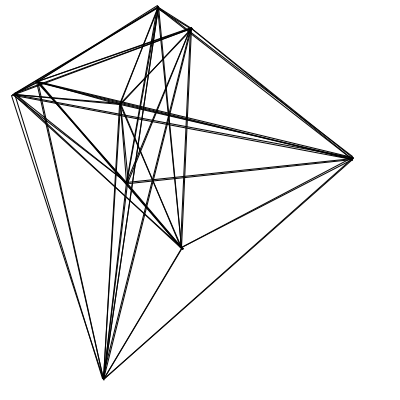
Frame 1 (no input)
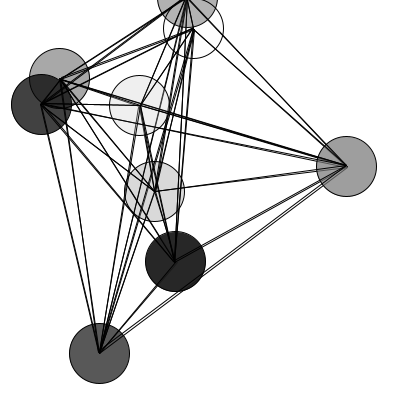
Frame 60 (the mouse pressed at the canvas centre just before this capture)
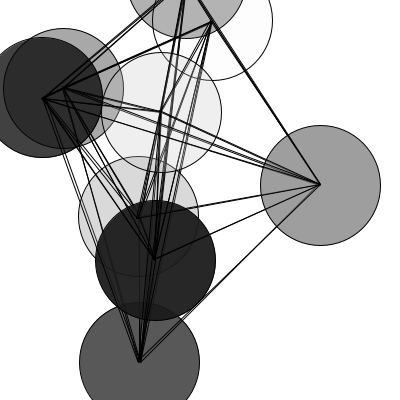
Frame 120 (the mouse held since frame 60 and released just before this capture)

The Processing sketch that drew these frames (run headless with seeded random() and noise(); from frame 60 on, the mouse is pressed at the canvas centre):

// Processing sketch: all_that_remains_is_ones_perspective
// ── all_that_remains_is_ones_perspective.pde
color bg = color(255);
color fg = color(0);
int count = 0;
int fib=0;
int pos=0;

int rad = 1;

float x0,y0, x1, y1, w, h;

float fx[];
float fy[];
color fc[];

void setup()
{
  size(400,400);
  w= width;
  h=height;
  smooth();
  frameRate(24);
  noFill();
  noStroke();
  
  fib = (int)random(2,13);
  fx = new float[fib];
  fy = new float[fib];
  fc = new color[fib];
  
  for(int i=0; i<fib; i++)
  {
    fx[i] = random(width);
    fy[i] = random(height);
    
    //fc[i] = color(random(255),random(255),random(255),random(255));
    fc[i] = color(random(255),random(255));

  }
}

void draw()
{
  background(bg);
  //noStroke();  
  //ellipse(rad, h/2, rad, rad);
  //ellipse(w-rad, h/2, rad, rad);
  //ellipse((w/2), rad, rad, rad);
  //ellipse((w/2), h-rad, rad, rad);
  
  for(int j=0; j<fib; j++)
  {
    fill(fc[j]);
    ellipse(fx[j], fy[j], rad, rad);
    
    fx[j] = fx[j] + random(-1, 1);
    fy[j] = fy[j] + random(-1, 1);
    
    
    for(int k=0; k<fib; k++)
    {
       stroke(fg);
       
       fx[k] = fx[k] + random(-1, 1);
       fy[k] = fy[k] + random(-1, 1);

      line(fx[j], fy[j], fx[k], fy[k]);

    }
  }
  
  rad++;
  if(rad > w*3)
  {
    rad=0;
    //fg = color(random(255),random(255),random(255),random(255));
    fg = color(random(255),random(255));
    fib = (int)random(2, 13);
    fx = new float[fib];
    fy = new float[fib];
    fc = new color[fib];
    
    for(int i=0; i<fib; i++)
    {
      fx[i] = random(width);
      fy[i] = random(height);
      
      //fc[i] = color(random(255),random(255),random(255),random(255));
      fc[i] = color(random(255),random(255));
  
    }
  }
}
